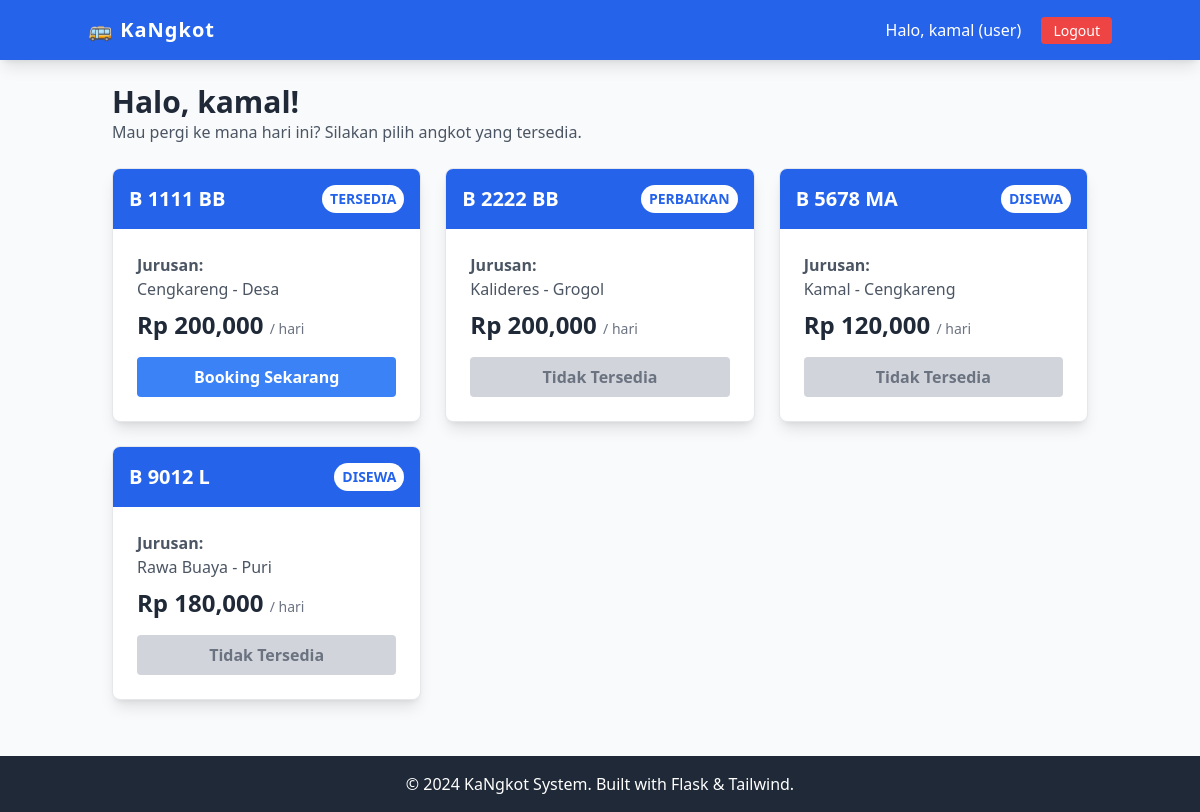
/dashboard (signed in), run on the app's committed database.
### tables this page shows
CREATE TABLE angkot (
        id INTEGER PRIMARY KEY AUTOINCREMENT,
        plat_nomor TEXT NOT NULL UNIQUE,
        jurusan TEXT NOT NULL,
        harga_per_hari REAL NOT NULL,
        status TEXT DEFAULT 'tersedia',
        img_url TEXT
    );

### app_mysql.py (the view)
@app.route('/dashboard')
def dashboard():
    if 'user_id' not in session:
        return redirect(url_for('index'))
    conn = get_db_connection()
    cursor = conn.cursor()
    cursor.execute("SELECT * FROM angkot")
    data_angkot = cursor.fetchall()
    conn.close()
    if session['role'] == 'admin':
        return render_template('admin_dashboard.html', angkots=data_angkot)
    else:
        return render_template('user_dashboard.html', angkots=data_angkot)

### db_config.py (called while the page is built)
def get_db_connection():
    base_dir = os.path.dirname(os.path.abspath(__file__))
    db_path = os.path.join(base_dir, DB_NAME)
    conn = sqlite3.connect(db_path)
    conn.row_factory = sqlite3.Row
    return conn

### templates/user_dashboard.html
{% extends 'base.html' %}
{% block content %}
    <div class="mb-6">
        <h1 class="text-3xl font-bold text-gray-800">Halo, {{ session['username'] }}!</h1>
        <p class="text-gray-600">Mau pergi ke mana hari ini? Silakan pilih angkot yang tersedia.</p>
    </div>
    <div class="grid grid-cols-1 md:grid-cols-2 lg:grid-cols-3 gap-6">
        {% for item in angkots %}
        <div class="bg-white rounded-lg shadow-lg overflow-hidden border border-gray-200 hover:shadow-xl transition-shadow duration-300">
            <div class="bg-blue-600 p-4">
                <h3 class="text-xl font-bold text-white flex justify-between items-center">
                    {{ item['plat_nomor'] }}
                    <span class="text-sm bg-white text-blue-600 px-2 py-1 rounded-full uppercase">{{ item['status'] }}</span>
                </h3>
            </div>
            <div class="p-6">
                <p class="text-gray-600 mb-2"><span class="font-bold">Jurusan:</span><br> {{ item['jurusan'] }}</p>
                <p class="text-gray-800 text-2xl font-bold mb-4">Rp {{ "{:,.0f}".format(item['harga_per_hari']) }} <span class="text-sm font-normal text-gray-500">/ hari</span></p>
                {% if item['status'] == 'tersedia' %}
                    <a href="{{ url_for('booking_angkot', id=item['id']) }}" class="block w-full text-center bg-blue-500 hover:bg-blue-700 text-white font-bold py-2 px-4 rounded">
                        Booking Sekarang
                    </a>
                {% else %}
                    <button disabled class="block w-full text-center bg-gray-300 text-gray-500 font-bold py-2 px-4 rounded cursor-not-allowed">
                        Tidak Tersedia
                    </button>
                {% endif %}
            </div>
        </div>
        {% else %}
            <p class="text-center col-span-3 text-gray-500 py-10">Belum ada angkot yang terdaftar saat ini.</p>
        {% endfor %}
    </div>
{% endblock %}

### data on the page
angkot: plat_nomor "B 1111 BB", status "TERSEDIA", jurusan "Cengkareng - Desa", harga_per_hari "200,000"
angkot: plat_nomor "B 2222 BB", status "PERBAIKAN", jurusan "Kalideres - Grogol", harga_per_hari "200,000", shows "Tidak Tersedia"
angkot: plat_nomor "B 5678 MA", status "DISEWA", jurusan "Kamal - Cengkareng", harga_per_hari "120,000", shows "Tidak Tersedia"
angkot: plat_nomor "B 9012 L", status "DISEWA", jurusan "Rawa Buaya - Puri", harga_per_hari "180,000", shows "Tidak Tersedia"

### other printed values
{{ session['username'] }} "kamal"
{{ session['role'] }} "user"
